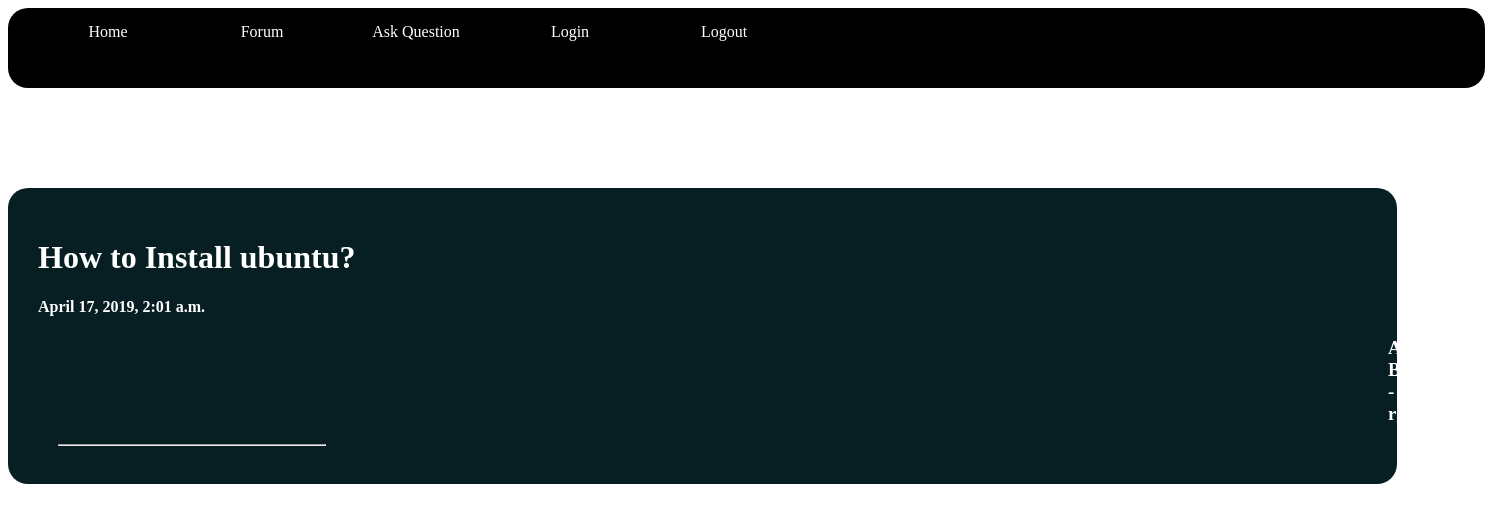
The app's page /forum/ with its own data.
### main/models.py (models this page shows, shortened)
class question(models.Model):
	author_q = models.ForeignKey(User, on_delete=models.CASCADE)
	title_q = models.CharField(max_length=100,unique = True)
	notice_q = models.TextField(max_length=1000,default='',unique = True)
	date_q = models.DateTimeField(default = timezone.now)
	url_q = models.URLField(max_length=100,blank = True)

### main/views.py (the view)
# urls.py: path('', views.index_forum.as_view(),name="forum-home"),
class index_forum(ListView):
	model = question
	template_name = 'main/index.html'
	context_object_name = 'datas'
	ordering = ['-date_q']

### main/templates/main/index.html (shortened to what this page needs)
<!DOCTYPE html>
<html>
<head>
</head>
<body>
<div class="nav-container">
		<a id="link" href="{% url 'home' %}">Home</a>
		<a id="link" href="{% url 'forum-home' %}">Forum</a>
		<a id="link" href="{% url 'write' %}">Ask Question</a>
		<a id="link" href="{% url 'login' %}">Login</a>
		<a id="link" href="{% url 'logout' %}">Logout</a>
</div>
<div class="content">
	{% if datas %}
		{% for data in datas %}
			<h1><a href='{% url "forum_detail" data.id %}'>	{{ data.title_q }}</h1></a>
				<h4>{{ data.date_q}}</h4>
				<h3>Asked By -{{ data.author_q }}</h3>
			<hr>
		{% endfor %}
	{% else %}
		<h1>No Questions yet to show</h1>
	{% endif %}
</div>
</body>
</html>

### main/templates/main/index.html (style rules this page uses)
div.nav-container { margin-top:5px; width:100%; height:80px; background-color:black; border-radius:20px; }
a#link { width:100px; height:50px; display: inline-block; border-radius:20px; color:white; text-decoration: none; text-align: center; margin-top:15px; margin-left:50px; }
div.content { width:90%; background-color: #071e22; border-radius:20px; padding:30px; margin-top:100px; }
h1 { color:white; }
a { text-decoration: none; color:white; }
h3 { color:white; margin-left:1350px; }
h4 { color:white; }
hr { width:20%; margin-left:20px; color:white; }

### records on screen
question: title_q "How to Install ubuntu?", date_q "April 17, 2019, 2:01 a.m.", author_q "rgrichesh45"
